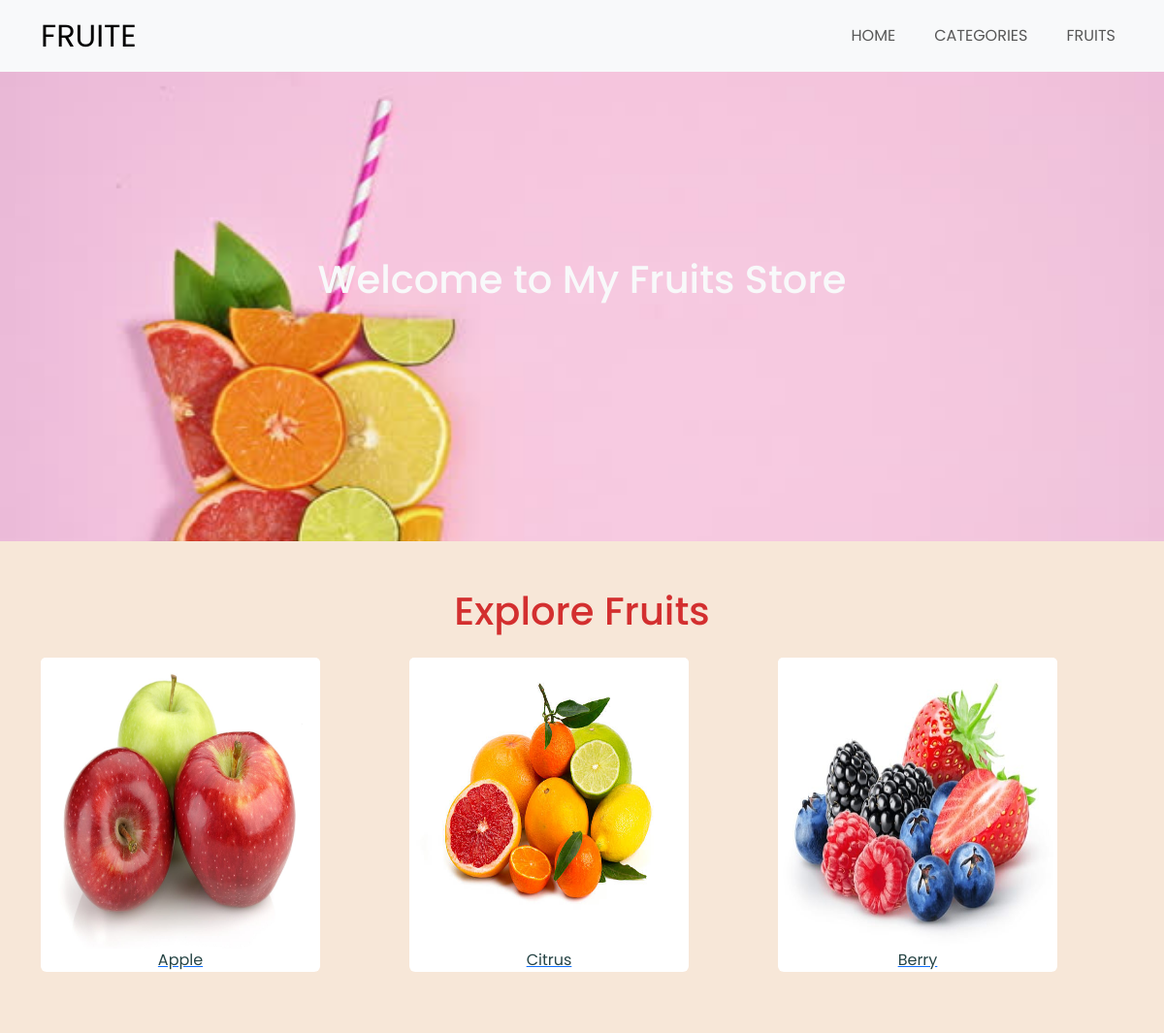
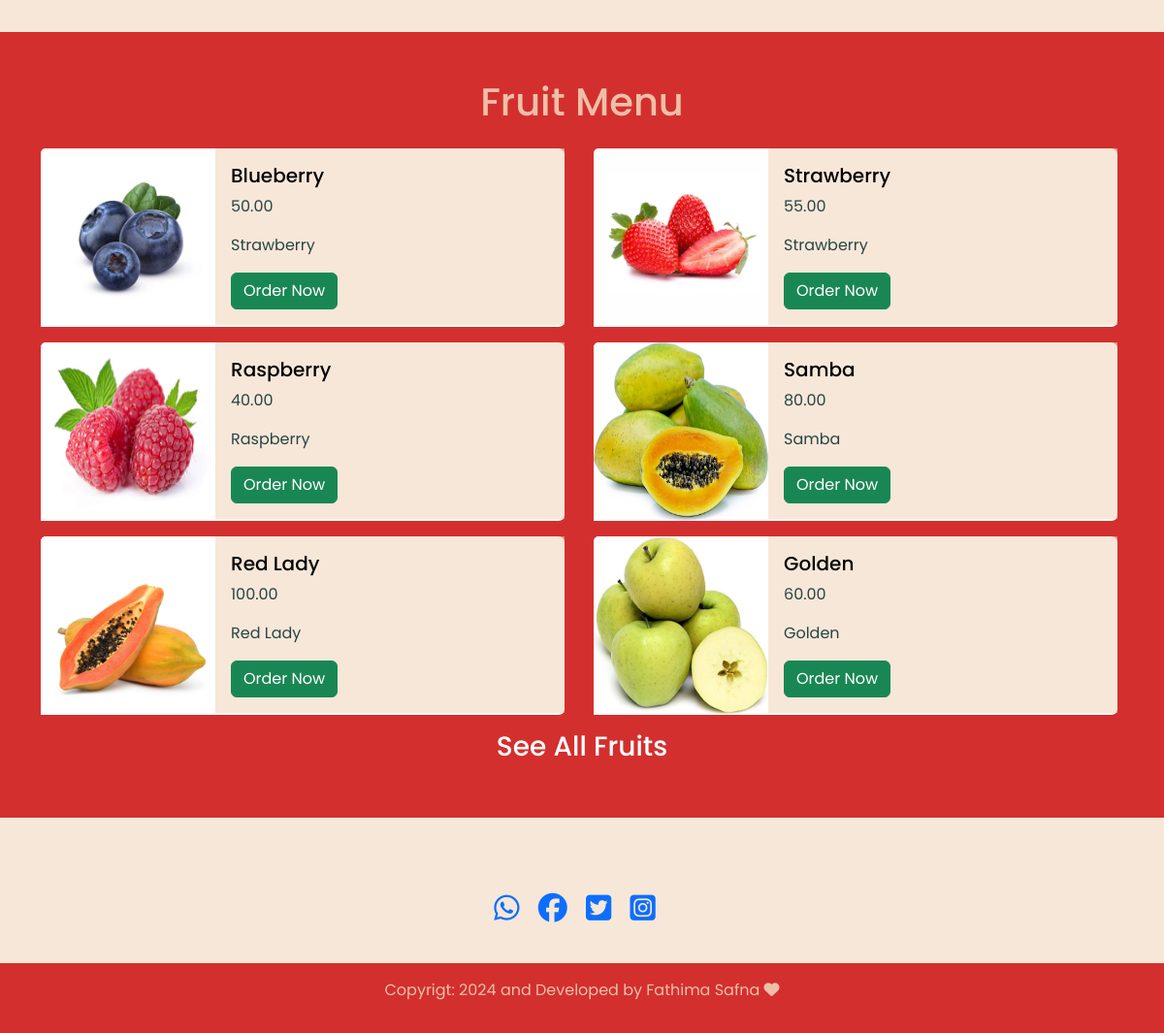
The page / on the database its author committed (2 pictures, top to bottom).
### tables this page shows
CREATE TABLE `tbl_catagory` (
  `id` int(10) UNSIGNED NOT NULL,
  `title` varchar(100) NOT NULL,
  `image_name` varchar(255) NOT NULL,
  `feartured` varchar(10) NOT NULL,
  `active` varchar(10) NOT NULL
);

CREATE TABLE `tbl_fruit` (
  `id` int(10) UNSIGNED NOT NULL,
  `title` varchar(100) NOT NULL,
  `description` text NOT NULL,
  `price` decimal(10,2) NOT NULL,
  `image_name` varchar(255) NOT NULL,
  `catagory_id` int(10) UNSIGNED NOT NULL,
  `feartured` varchar(10) NOT NULL,
  `active` varchar(10) NOT NULL
);

### index.php (the view, shortened to what this page needs)
<?php include('partial-front/menu.php'); ?>
    <section id="Home"  class="banner">
        <div class="row">
            <div class="col-md-12">
                <div class="text-light w-75 m-auto text-center pb-5">
                    <h1>Welcome to My Fruits Store</h1>
                </div>
            </div>
        </div>
    </section>
    <section id ="" class="fruit-explore">
      <div class="container py-5">
          <div class="row">
                <h1 class="text-center pb-3">Explore Fruits</h1>
                <?php
                $sql= "SELECT *FROM tbl_catagory WHERE active='YES' AND feartured='YES' LIMIT 3";
                $res = mysqli_query($conn, $sql);
                $count = mysqli_num_rows($res);
                if ($count>0)
                {
                  while($row=mysqli_fetch_assoc($res))
                  {
                    $id = $row['id'];
                    $title = $row['title'];
                    $image_name = $row['image_name'];
                    ?>
                  <div class="col-md-4 pb-5">
                    <div class="card " style="width: 18rem;">
                    <a href="<?php echo SITEURL; ?>fruit-category.php?catagory_id=<?php echo $id; ?>">
                      <?php
                            if($image_name== "")
                            {
                              echo "Image not Available";
                            }
                            else
                            {
                              ?>
                              <img src="<?php echo SITEURL; ?>images/category/<?php echo $image_name; ?>" class="card-img-top " alt="...">
                              <?php
                            }
                            ?>
                          <div class="text-center">
                          <p class="card-text text-decoration-none"><?php echo $title; ?></p>
                          </div>
                          </a>
                    </div>
                  </div>
                    <?php
                  }
                }
                else
                {
                  echo "Category not Added";
                }
                ?>
              </div>
        </div>
    </section>
    <section id ="" class="menu">
        <div class="container py-5">
            <div class="row">
                <h1 class="text-center pb-3">Fruit Menu</h1>
                  <?php
                  $sql2= "SELECT *FROM tbl_fruit WHERE active='YES' AND feartured='YES'LIMIT 6";
                  $res2 = mysqli_query($conn, $sql2);
                if ($count>0)
                {
                  while($row=mysqli_fetch_assoc($res2))
                  {
                    $id = $row['id'];
                    $title = $row['title'];
                    $price = $row['price'];
                    $description = $row['description'];
                    $image_name = $row['image_name'];
                    ?>
                        <div class="col-md-6">
                            <div class="card mb-3" style="max-width: 540px; ">
                                <div class="row g-0">
                                  <div class="col-md-4">
                                  <div class="card" style="height: 11.5rem;">
                                    <?php
                                    if($image_name== "")
                                    {
                                      echo "Image not Available";
                                    }
                                    else
                                    {
                                      ?>
                                      <img src="<?php echo SITEURL; ?>images/fruit/<?php echo $image_name; ?>"  class="card-img-top" alt="..." >
                                      <?php
                                    }
                                    ?>
                                    </div>
                                  </div>
                                  <div class="col-md-8">
                                    <div class="card-body">
                                      <h5 class="card-title"><?php echo $title; ?></h5>
                                      <p class="card-text"><?php echo $price; ?></p>
                                      <p class="card-text"><?php echo $description; ?></p>
                                     <a href="<?php echo SITEURL; ?>orders.php?fruit_id=<?php echo $id ?>" <button type="button" class="btn btn-success">Order Now</button></a>
                                    </div>
                                  </div>
                                </div>
                              </div>
                        </div>
                    <?php
                  }
                }
                else
                {
                  echo "Fruit not Available";
                }
                  ?>
                    <h3 class="text-center">
                      <a href ="fruit.php" class= "text-white text-decoration-none"> See All Fruits</a>
              </h3>
            </div>
        </div>
    </section>
    <section id ="" class="social">
      <div class="container py-5">
        <div class="row text-center">
          <div class="col-md-12">
            <a href =https://www.whatsapp.com ><i class="fa-brands fa-whatsapp"></i></a>
            <a href =https://www.facebook.com ><i class="fa-brands fa-facebook"></i></a>
            <a href =https://www.twitter.com ><i class="fa-brands fa-square-twitter"></i></a>
            <a href =https://www.instagram.com ><i class="fa-brands fa-square-instagram"></i></a>
          </div>
        </div>
      </div>
    </section>
<?php include('partial-front/footer.php'); ?>

### partial-front/menu.php (shortened to what this page needs)
<!DOCTYPE html>
<html lang="en">
<head>
    <link href="https://cdn.jsdelivr.net/npm/bootstrap@5.3.3/dist/css/bootstrap.min.css" rel="stylesheet">
    <link rel="stylesheet" href="https://cdnjs.cloudflare.com/ajax/libs/font-awesome/6.5.1/css/all.min.css">
    <link rel="stylesheet" href="css/style.css">
</head>
<body>
    <nav class="navbar navbar-expand-lg py-2 text-uppercase bg-body-tertiary sticky-top">
        <div class="container">
          <a class="navbar-brand fs-2" href="<?php echo SITEURL; ?>">FRUITE</a>
          <div class="collapse navbar-collapse" id="navbarSupportedContent">
            <ul class="navbar-nav ms-auto mb-2 mb-lg-0 gap-4">
              <li class="nav-item">
                <a class="nav-link" href="<?php echo SITEURL; ?>">Home</a>
              </li>
              <li class="nav-item">
                <a class="nav-link" href="<?php echo SITEURL; ?>categories.php">Categories</a>
              </li>
              <li class="nav-item">
                <a class="nav-link" href="<?php echo SITEURL; ?>fruit.php">Fruits</a>
              </li>
            </ul>
          </div>
        </div>
    </nav>

### partial-front/footer.php (shortened to what this page needs)
    <div class="footer py-3 text-center">
            <p>Copyrigt: 2024 and Developed by Fathima Safna <i class="fa-solid fa-heart"></i></p>
        </div>
</body>
</html>

### css/style.css (style rules this page uses)
body { font-family: "Poppins", sans-serif; }
.banner { background-image:url(../images/banner.jpg); background-size: cover; background-repeat: no-repeat; padding: 190px; }
.fruit-explore { background-color: #f1d3b88c; color: #D32F2F; }
.card-img-top { height :300px; }
.card-body { background-color: #f1d3b88c; }
.menu { background-color:#D32F2F; color:#f1d3b8e1; }
.card-text { color:#274546; border: none; }
.card { color: black; border: none; }
.social { background-color: #f1d3b88c; color: #D32F2F; height: 150px; }
.fa-brands { margin-top: 30px; font-size: 30px; margin-right: 15px; display: inline-block; transition: transform 0.5s; }
.footer { background-color: #D32F2F; color: #f1d3b8e1; text-align: center; }

### rows shown on the page
tbl_catagory: image_name (picture), title "Apple"
tbl_catagory: image_name (picture), title "Citrus"
tbl_catagory: image_name (picture), title "Berry"
tbl_fruit: image_name (picture), title "Blueberry", price "50.00", description "Strawberry"
tbl_fruit: image_name (picture), title "Strawberry", price "55.00", description "Strawberry"
tbl_fruit: image_name (picture), title "Raspberry", price "40.00", description "Raspberry"
tbl_fruit: image_name (picture), title "Samba", price "80.00", description "Samba"
tbl_fruit: image_name (picture), title "Red Lady", price "100.00", description "Red Lady"
tbl_fruit: image_name (picture), title "Golden", price "60.00", description "Golden"
